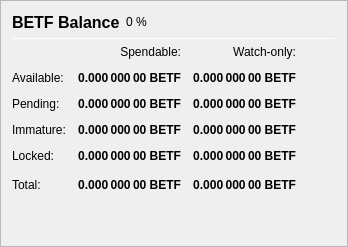
                   <widget class="QFrame" name="frame_Balances">
                    <property name="frameShape">
                     <enum>QFrame::StyledPanel</enum>
                    </property>
                    <property name="frameShadow">
                     <enum>QFrame::Raised</enum>
                    </property>
                    <layout class="QVBoxLayout" name="verticalLayout_4">
                     <item>
                      <layout class="QHBoxLayout" name="horizontalLayout_4">
                       <item>
                        <widget class="QLabel" name="label_5">
                         <property name="minimumSize">
                          <size>
                           <width>0</width>
                           <height>20</height>
                          </size>
                         </property>
                         <property name="font">
                          <font>
                           <pointsize>12</pointsize>
                           <weight>75</weight>
                           <bold>true</bold>
                          </font>
                         </property>
                         <property name="text">
                          <string>BETF Balance</string>
                         </property>
                        </widget>
                       </item>
                       <item>
                        <widget class="QLabel" name="labelBETFPercent">
                         <property name="text">
                          <string notr="true">0 %</string>
                         </property>
                        </widget>
                       </item>
                       <item>
                        <spacer name="horizontalSpacer_3">
                         <property name="orientation">
                          <enum>Qt::Horizontal</enum>
                         </property>
                         <property name="sizeHint" stdset="0">
                          <size>
                           <width>40</width>
                           <height>20</height>
                          </size>
                         </property>
                        </spacer>
                       </item>
                      </layout>
                     </item>
                     <item>
                      <widget class="Line" name="line_Balance">
                       <property name="minimumSize">
                        <size>
                         <width>0</width>
                         <height>1</height>
                        </size>
                       </property>
                       <property name="maximumSize">
                        <size>
                         <width>16777215</width>
                         <height>1</height>
                        </size>
                       </property>
                       <property name="orientation">
                        <enum>Qt::Horizontal</enum>
                       </property>
                      </widget>
                     </item>
                     <item>
                      <layout class="QGridLayout" name="gridLayout">
                       <property name="spacing">
                        <number>12</number>
                       </property>
                       <item row="0" column="1">
                        <widget class="QLabel" name="labelSpendable">
                         <property name="text">
                          <string>Spendable:</string>
                         </property>
                         <property name="alignment">
                          <set>Qt::AlignRight|Qt::AlignTrailing|Qt::AlignVCenter</set>
                         </property>
                        </widget>
                       </item>
                       <item row="0" column="2">
                        <widget class="QLabel" name="labelWatchonly">
                         <property name="text">
                          <string>Watch-only:</string>
                         </property>
                         <property name="alignment">
                          <set>Qt::AlignRight|Qt::AlignTrailing|Qt::AlignVCenter</set>
                         </property>
                        </widget>
                       </item>
                       <item row="1" column="0">
                        <widget class="QLabel" name="labelBalanceText">
                         <property name="text">
                          <string>Available:</string>
                         </property>
                        </widget>
                       </item>
                       <item row="1" column="1">
                        <widget class="QLabel" name="labelBalance">
                         <property name="font">
                          <font>
                           <weight>75</weight>
                           <bold>true</bold>
                          </font>
                         </property>
                         <property name="cursor">
                          <cursorShape>IBeamCursor</cursorShape>
                         </property>
                         <property name="toolTip">
                          <string>Your current spendable balance</string>
                         </property>
                         <property name="text">
                          <string notr="true">0.000 000 00 BETF</string>
                         </property>
                         <property name="alignment">
                          <set>Qt::AlignRight|Qt::AlignTrailing|Qt::AlignVCenter</set>
                         </property>
                         <property name="textInteractionFlags">
                          <set>Qt::LinksAccessibleByMouse|Qt::TextSelectableByKeyboard|Qt::TextSelectableByMouse</set>
                         </property>
                        </widget>
                       </item>
                       <item row="1" column="2">
                        <widget class="QLabel" name="labelWatchAvailable">
                         <property name="font">
                          <font>
                           <weight>75</weight>
                           <bold>true</bold>
                          </font>
                         </property>
                         <property name="cursor">
                          <cursorShape>IBeamCursor</cursorShape>
                         </property>
                         <property name="toolTip">
                          <string>Your current balance in watch-only addresses</string>
                         </property>
                         <property name="text">
                          <string notr="true">0.000 000 00 BETF</string>
                         </property>
                         <property name="alignment">
                          <set>Qt::AlignRight|Qt::AlignTrailing|Qt::AlignVCenter</set>
                         </property>
                         <property name="textInteractionFlags">
                          <set>Qt::LinksAccessibleByMouse|Qt::TextSelectableByKeyboard|Qt::TextSelectableByMouse</set>
                         </property>
                        </widget>
                       </item>
                       <item row="2" column="0">
                        <widget class="QLabel" name="labelPendingText">
                         <property name="text">
                          <string>Pending:</string>
                         </property>
                        </widget>
                       </item>
                       <item row="2" column="1">
                        <widget class="QLabel" name="labelUnconfirmed">
                         <property name="font">
                          <font>
                           <weight>75</weight>
                           <bold>true</bold>
                          </font>
                         </property>
                         <property name="cursor">
                          <cursorShape>IBeamCursor</cursorShape>
                         </property>
                         <property name="toolTip">
                          <string>Total of transactions that have yet to be confirmed, and do not yet count toward the spendable balance</string>
                         </property>
                         <property name="text">
                          <string notr="true">0.000 000 00 BETF</string>
                         </property>
                         <property name="alignment">
                          <set>Qt::AlignRight|Qt::AlignTrailing|Qt::AlignVCenter</set>
                         </property>
                         <property name="textInteractionFlags">
                          <set>Qt::LinksAccessibleByMouse|Qt::TextSelectableByKeyboard|Qt::TextSelectableByMouse</set>
                         </property>
                        </widget>
                       </item>
                       <item row="2" column="2">
                        <widget class="QLabel" name="labelWatchPending">
                         <property name="font">
                          <font>
                           <weight>75</weight>
                           <bold>true</bold>
                          </font>
                         </property>
                         <property name="cursor">
                          <cursorShape>IBeamCursor</cursorShape>
                         </property>
                         <property name="toolTip">
                          <string>Unconfirmed transactions to watch-only addresses</string>
                         </property>
                         <property name="text">
                          <string notr="true">0.000 000 00 BETF</string>
                         </property>
                         <property name="alignment">
                          <set>Qt::AlignRight|Qt::AlignTrailing|Qt::AlignVCenter</set>
                         </property>
                         <property name="textInteractionFlags">
                          <set>Qt::LinksAccessibleByMouse|Qt::TextSelectableByKeyboard|Qt::TextSelectableByMouse</set>
                         </property>
                        </widget>
                       </item>
                       <item row="3" column="0">
                        <widget class="QLabel" name="labelImmatureText">
                         <property name="text">
                          <string>Immature:</string>
                         </property>
                        </widget>
                       </item>
                       <item row="3" column="1">
                        <widget class="QLabel" name="labelImmature">
                         <property name="font">
                          <font>
                           <weight>75</weight>
                           <bold>true</bold>
                          </font>
                         </property>
                         <property name="cursor">
                          <cursorShape>IBeamCursor</cursorShape>
                         </property>
                         <property name="toolTip">
                          <string>Staked or masternode rewards that has not yet matured</string>
                         </property>
                         <property name="text">
                          <string notr="true">0.000 000 00 BETF</string>
                         </property>
                         <property name="alignment">
                          <set>Qt::AlignRight|Qt::AlignTrailing|Qt::AlignVCenter</set>
                         </property>
                         <property name="textInteractionFlags">
                          <set>Qt::LinksAccessibleByMouse|Qt::TextSelectableByKeyboard|Qt::TextSelectableByMouse</set>
                         </property>
                        </widget>
                       </item>
                       <item row="3" column="2">
                        <widget class="QLabel" name="labelWatchImmature">
                         <property name="font">
                          <font>
                           <weight>75</weight>
                           <bold>true</bold>
                          </font>
                         </property>
                         <property name="cursor">
                          <cursorShape>IBeamCursor</cursorShape>
                         </property>
                         <property name="toolTip">
                          <string>Staked or masternode rewards in watch-only addresses that has not yet matured</string>
                         </property>
                         <property name="text">
                          <string notr="true">0.000 000 00 BETF</string>
                         </property>
                         <property name="alignment">
                          <set>Qt::AlignRight|Qt::AlignTrailing|Qt::AlignVCenter</set>
                         </property>
                         <property name="textInteractionFlags">
                          <set>Qt::LinksAccessibleByMouse|Qt::TextSelectableByKeyboard|Qt::TextSelectableByMouse</set>
                         </property>
                        </widget>
                       </item>
                       <item row="4" column="0">
                        <widget class="QLabel" name="labelLockedBalanceText">
                         <property name="toolTip">
                          <string>Locked BETF or Masternode collaterals. These are excluded from zBETF minting.</string>
                         </property>
                         <property name="text">
                          <string>Locked:</string>
                         </property>
                        </widget>
                       </item>
                       <item row="4" column="1">
                        <widget class="QLabel" name="labelLockedBalance">
                         <property name="font">
                          <font>
                           <weight>75</weight>
                           <bold>true</bold>
                          </font>
                         </property>
                         <property name="cursor">
                          <cursorShape>IBeamCursor</cursorShape>
                         </property>
                         <property name="toolTip">
                          <string>Locked BETF or Masternode collaterals. These are excluded from zBETF minting.</string>
                         </property>
                         <property name="text">
                          <string notr="true">0.000 000 00 BETF</string>
                         </property>
                         <property name="alignment">
                          <set>Qt::AlignRight|Qt::AlignTrailing|Qt::AlignVCenter</set>
                         </property>
                         <property name="textInteractionFlags">
                          <set>Qt::LinksAccessibleByMouse|Qt::TextSelectableByKeyboard|Qt::TextSelectableByMouse</set>
                         </property>
                        </widget>
                       </item>
                       <item row="4" column="2">
                        <widget class="QLabel" name="labelWatchLocked">
                         <property name="font">
                          <font>
                           <weight>75</weight>
                           <bold>true</bold>
                          </font>
                         </property>
                         <property name="cursor">
                          <cursorShape>IBeamCursor</cursorShape>
                         </property>
                         <property name="toolTip">
                          <string>Current locked balance in watch-only addresses</string>
                         </property>
                         <property name="text">
                          <string notr="true">0.000 000 00 BETF</string>
                         </property>
                         <property name="alignment">
                          <set>Qt::AlignRight|Qt::AlignTrailing|Qt::AlignVCenter</set>
                         </property>
                         <property name="textInteractionFlags">
                          <set>Qt::LinksAccessibleByMouse|Qt::TextSelectableByKeyboard|Qt::TextSelectableByMouse</set>
                         </property>
                        </widget>
                       </item>
                       <item row="5" column="0">
                        <widget class="QLabel" name="labelTotalText">
                         <property name="toolTip">
                          <string>Your current Betfint balance, unconfirmed and immature transactions included</string>
                         </property>
                         <property name="text">
                          <string>Total:</string>
                         </property>
                        </widget>
                       </item>
                       <item row="5" column="1">
                        <widget class="QLabel" name="labelTotal">
                         <property name="font">
                          <font>
                           <weight>75</weight>
                           <bold>true</bold>
                          </font>
                         </property>
                         <property name="cursor">
                          <cursorShape>IBeamCursor</cursorShape>
                         </property>
                         <property name="toolTip">
                          <string>Your current Betfint balance, unconfirmed and immature transactions included</string>
                         </property>
                         <property name="text">
                          <string notr="true">0.000 000 00 BETF</string>
                         </property>
                         <property name="alignment">
                          <set>Qt::AlignRight|Qt::AlignTrailing|Qt::AlignVCenter</set>
                         </property>
                         <property name="textInteractionFlags">
                          <set>Qt::LinksAccessibleByMouse|Qt::TextSelectableByKeyboard|Qt::TextSelectableByMouse</set>
                         </property>
                        </widget>
                       </item>
                       <item row="5" column="2">
                        <widget class="QLabel" name="labelWatchTotal">
                         <property name="font">
                          <font>
                           <weight>75</weight>
                           <bold>true</bold>
                          </font>
                         </property>
                         <property name="cursor">
                          <cursorShape>IBeamCursor</cursorShape>
                         </property>
                         <property name="toolTip">
                          <string>Current total balance in watch-only addresses</string>
                         </property>
                         <property name="text">
                          <string notr="true">0.000 000 00 BETF</string>
                         </property>
                         <property name="alignment">
                          <set>Qt::AlignRight|Qt::AlignTrailing|Qt::AlignVCenter</set>
                         </property>
                         <property name="textInteractionFlags">
                          <set>Qt::LinksAccessibleByMouse|Qt::TextSelectableByKeyboard|Qt::TextSelectableByMouse</set>
                         </property>
                        </widget>
                       </item>
                       <item row="5" column="3">
                        <spacer name="horizontalSpacer_9">
                         <property name="orientation">
                          <enum>Qt::Horizontal</enum>
                         </property>
                         <property name="sizeHint" stdset="0">
                          <size>
                           <width>40</width>
                           <height>20</height>
                          </size>
                         </property>
                        </spacer>
                       </item>
                      </layout>
                     </item>
                     <item>
                      <spacer name="verticalSpacer_3">
                       <property name="orientation">
                        <enum>Qt::Vertical</enum>
                       </property>
                       <property name="sizeHint" stdset="0">
                        <size>
                         <width>20</width>
                         <height>40</height>
                        </size>
                       </property>
                      </spacer>
                     </item>
                    </layout>
                   </widget>
